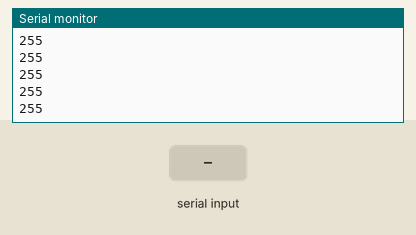
Recording of a sketch running on a simulated ESP8266 (NodeMCU). Shown: the last lines printed to the serial monitor. The inputs (shaded band) are chosen by the test bench. WiFi joins after 1.5 s; servers stay silent unless stated.

Above: at 2.7 s.
2.8 s: "1" received over the second serial link
At 2.98 s:
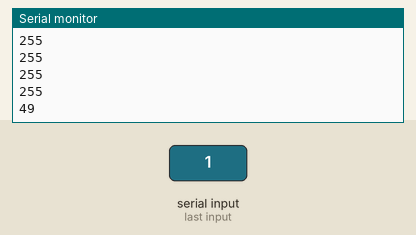
4.3 s: "0" received over the second serial link
At 4.49 s:
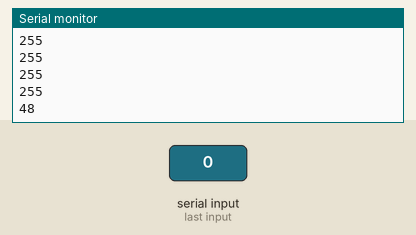
5.8 s: "2" received over the second serial link
At 5.99 s:
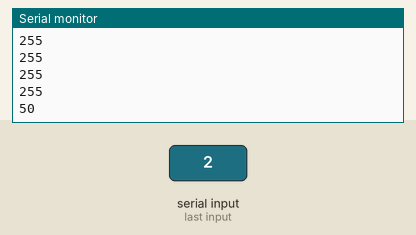
Timing chart, 0 to 8.8 s (numbered marks = the images above; inputs shaded):
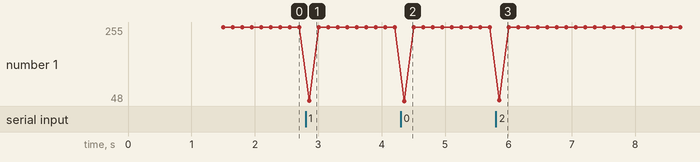

Measured:
- after the input at 2.8 s, the serial monitor: prints a new line after 0.05 s (image 1)
- after the input at 4.3 s, the serial monitor: prints a new line after 0.06 s (image 2)
- after the input at 5.8 s, the serial monitor: prints a new line after 0.06 s (image 3)

The sketch:

SmartParkingNodeMCU.ino
```cpp
#include <SoftwareSerial.h>
#include <FirebaseArduino.h>
#include <ESP8266WiFi.h>

#define FIREBASE_HOST "smart-parking-7f5b6.firebaseio.com"                 // the project name address from firebase id
#define FIREBASE_AUTH "suAkUQ4wXRPW7nA0zJQVsx3H2LmeBDPGmfTMBHCT"            // the secret key generated from firebase

#define ssid "GEARBOX STAFF"                                             // input your home or public wifi name
#define password "Staff@Gearbox"                                    //password for Wifi
SoftwareSerial s(D1,D0);
byte i;
int allSpace = 5;
int countYes = 0;
int rem;
String Available;

void setup() {
  // put your setup code here, to run once:
  Serial.begin(19200);
  WiFi.begin(ssid, password);
  while (WiFi.status() != WL_CONNECTED) {
    delay(500);
    Serial.println("Connecting to WiFi..");
  }
  Serial.println("Connected to the WiFi network");
  s.begin(19200);
  while(!Serial) continue;
  Firebase.begin(FIREBASE_HOST, FIREBASE_AUTH);
}

void loop() {
  // put your main code here, to run repeatedly:
  i = s.read();
  Serial.println(i, DEC);

  if (i==0){
    countYes--;
    Firebase.pushString("Parking Status/", Available);
  }
  else{
    countYes++;
    Firebase.pushString("Parking Status/", Available);
  }

  rem = allSpace - countYes;
  Available = String("Available= ") + String(rem) + String("/") + String(allSpace);

}
```
